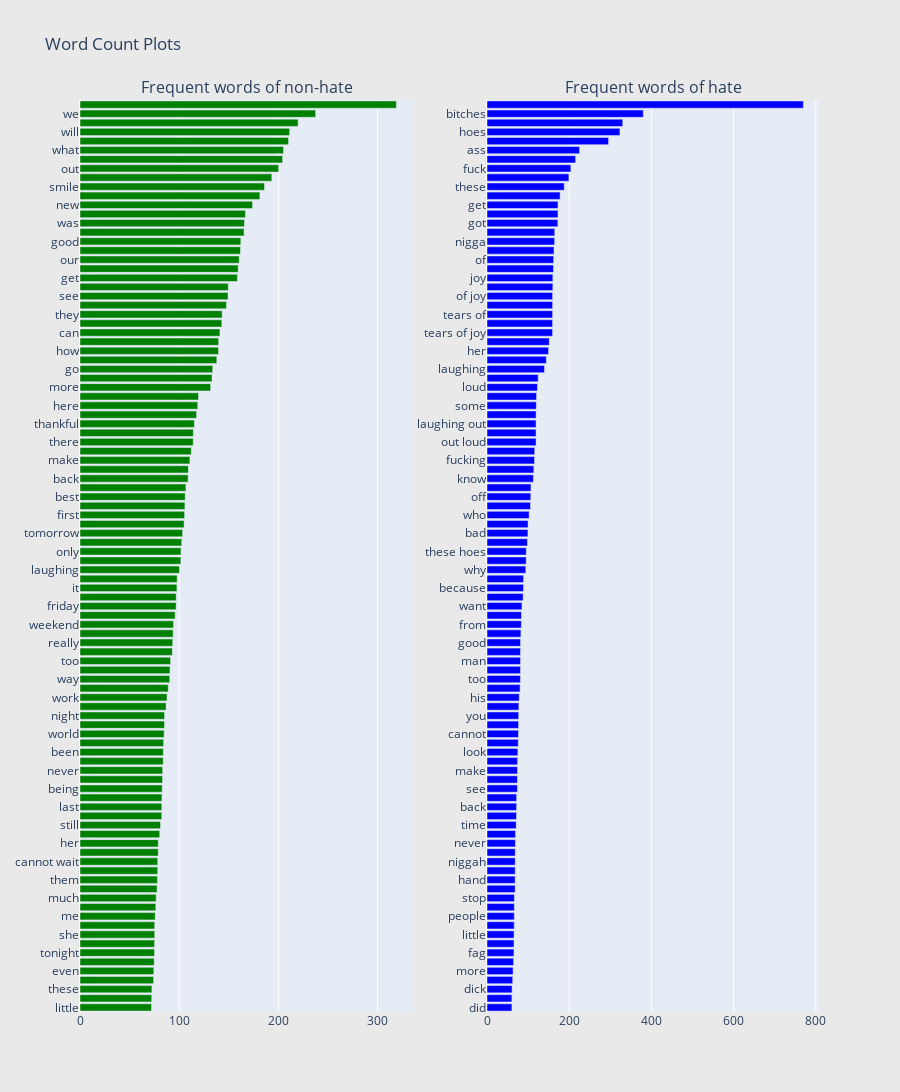

This figure's notebook cell:
### Markdown cell above
# trigrams

### Code cell
fig = tools.make_subplots(rows=1, cols=2, vertical_spacing=0.04,
                          subplot_titles=["Frequent words of non-hate", 
                                          "Frequent words of hate"])
fig.append_trace(trace0, 1, 1)
fig.append_trace(trace1, 1, 2)
fig['layout'].update(height=1200, width=900, paper_bgcolor='rgb(233,233,233)', title="Word Count Plots")
py.iplot(fig, filename='word-plots')

### Figure 1 — Plotly figure (JSON) as saved in the notebook; plotly's stock layout.template omitted (floating-point values rounded to 4 significant figures)
{"data": [{"marker": {"color": "green"}, "orientation": "h", "showlegend": false, "type": "bar", "x": [72.08, 72.32, 72.5, 74.25, 74.45, 74.77, 75.08, 75.22, 75.32, 75.33, 75.86, 76.43, 76.77, 77.71, 78.1, 78.34, 78.38, 78.89, 78.95, 80.39, 81.18, 82.39, 82.51, 82.62, 82.87, 83.26, 83.33, 83.91, 84.01, 84.32, 84.83, 85.19, 85.24, 86.79, 87.7, 88.98, 90.48, 90.74, 91.36, 93.09, 93.47, 93.95, 94.31, 95.91, 96.94, 97.03, 97.73, 97.97, 100.2, 101.7, 101.9, 102.6, 103.5, 105.0, 105.4, 105.8, 106.1, 106.8, 109.0, 109.2, 110.8, 112.2, 114.2, 114.3, 115.3, 117.5, 118.7, 119.5, 131.7, 133.1, 133.8, 137.9, 139.7, 139.8, 141.1, 143.0, 143.3, 147.7, 149.2, 149.5, 158.7, 159.5, 160.5, 161.8, 162.1, 165.4, 165.8, 166.8, 174.0, 181.4, 186.0, 193.4, 200.3, 204.3, 205.2, 210.3, 211.4, 219.9, 237.6, 319.0], "xaxis": "x", "y": ["little", "come", "these", "sunday", "even", "look", "tonight", "right", "she", "everyone", "me", "makes", "much", "had", "them", "because", "cannot wait", "did", "her", "think", "still", "thanks", "last", "need", "being", "would", "never", "their", "been", "after", "world", "ready", "night", "thank", "work", "his", "way", "know", "too", "week", "really", "always", "weekend", "some", "friday", "why", "it", "want", "laughing", "wait", "only", "very", "tomorrow", "off", "first", "you", "best", "going", "back", "days", "make", "who", "there", "great", "thankful", "morning", "here", "got", "more", "people", "go", "sad", "how", "day", "can", "cannot", "they", "no", "see", "life", "get", "fathers", "our", "bihday", "good", "trash", "was", "time", "new", "now", "smile", "when", "out", "from", "what", "today", "will", "love", "we", "happy"], "yaxis": "y"}, {"marker": {"color": "blue"}, "orientation": "h", "showlegend": false, "type": "bar", "x": [60.57, 60.57, 61.03, 62.54, 63.43, 64.69, 65.52, 65.67, 65.88, 66.21, 66.44, 66.46, 66.58, 68.44, 68.46, 68.65, 68.69, 68.71, 69.14, 69.47, 71.02, 71.82, 72.02, 72.06, 73.94, 74.11, 74.29, 74.49, 75.04, 76.04, 76.54, 76.77, 77.13, 77.5, 78.45, 80.53, 81.27, 81.38, 81.42, 81.43, 81.53, 82.48, 83.5, 83.78, 85.03, 87.86, 88.8, 88.96, 94.34, 95.41, 95.65, 98.36, 99.59, 99.85, 102.5, 105.8, 106.6, 107.0, 112.9, 113.9, 115.6, 116.0, 119.3, 119.3, 119.3, 119.4, 120.0, 120.6, 122.8, 124.5, 139.8, 144.3, 149.8, 151.5, 159.6, 159.6, 159.6, 159.6, 159.6, 160.1, 160.2, 161.7, 162.2, 162.9, 164.5, 164.8, 172.4, 172.6, 172.7, 177.9, 187.9, 199.2, 204.0, 215.6, 225.2, 295.7, 323.4, 330.2, 380.2, 769.5], "xaxis": "x2", "y": ["did", "down", "dick", "here", "more", "let", "fag", "over", "little", "really", "people", "retarded", "stop", "me", "hand", "being", "niggah", "girl", "never", "real", "time", "right", "back", "say", "see", "think", "make", "only", "look", "need", "cannot", "still", "you", "im", "his", "white", "too", "then", "man", "ya", "good", "now", "from", "hate", "want", "would", "because", "go", "why", "trash", "these hoes", "yo", "bad", "how", "who", "them", "off", "love", "know", "can", "fucking", "faggot", "out loud", "laughing out loud", "laughing out", "niggas", "some", "we", "loud", "will", "laughing", "what", "her", "was", "tears of joy", "with tears of", "tears of", "with tears", "of joy", "when", "joy", "tears", "of", "she", "nigga", "they", "got", "shit", "get", "no", "these", "with", "fuck", "out", "ass", "hoe", "hoes", "pussy", "bitches", "bitch"], "yaxis": "y2"}], "layout": {"annotations": [{"font": {"size": 16}, "showarrow": false, "text": "Frequent words of non-hate", "x": 0.225, "xanchor": "center", "xref": "paper", "y": 1, "yanchor": "bottom", "yref": "paper"}, {"font": {"size": 16}, "showarrow": false, "text": "Frequent words of hate", "x": 0.775, "xanchor": "center", "xref": "paper", "y": 1, "yanchor": "bottom", "yref": "paper"}], "height": 1200, "paper_bgcolor": "rgb(233,233,233)", "title": {"text": "Word Count Plots"}, "width": 900, "xaxis": {"anchor": "y", "domain": [0, 0.45]}, "xaxis2": {"anchor": "y2", "domain": [0.55, 1]}, "yaxis": {"anchor": "x", "domain": [0, 1]}, "yaxis2": {"anchor": "x2", "domain": [0, 1]}}}
